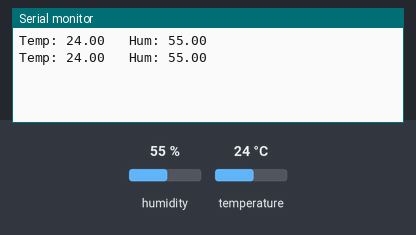
Recording of a sketch running on a simulated ESP32. Parts: the last lines printed to the serial monitor. Inputs (shaded band) come from the test bench; at power-on: humidity 55 %, temperature 24 °C.

Above: at 2.8 s.
2.9 s: humidity set to 22 %
At 5.2 s:
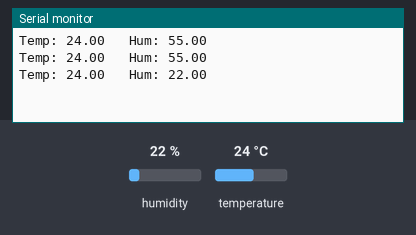
5.6 s: temperature set to 12 °C
At 7.6 s:
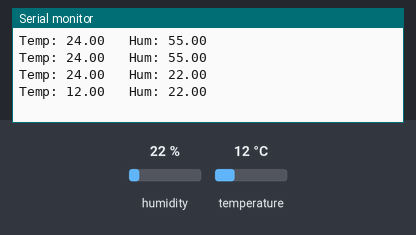
8.3 s: humidity set to 40 %
At 11.2 s:
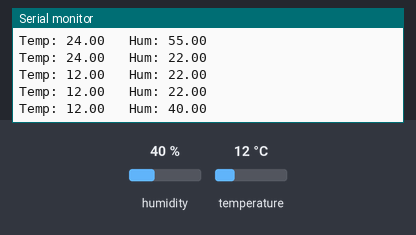
Timing chart, 0 to 12.7 s (numbered marks = the images above; inputs shaded):
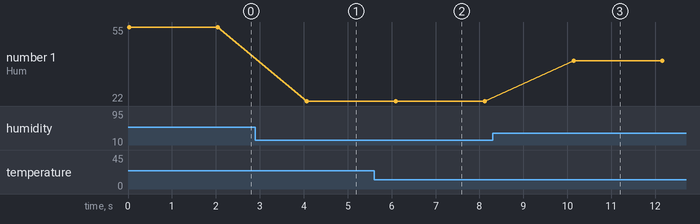

The sketch:

dht_test.ino
```cpp
#include "DHT.h";
#include <WiFi.h>;

#define DHTPIN 4
#define DHTTYPE DHT11

DHT dht(DHTPIN, DHTTYPE);

float temp;
float hum;

void setup() {
  Serial.begin(9600);
  Serial.println();

  dht.begin();

}

void loop() {
  hum = dht.readHumidity();
  temp = dht.readTemperature();

  if (isnan(temp) || isnan(hum)) {
    Serial.println(F("Error: Failed to read from DHT sensor!"));
  } else {
    Serial.printf("Temp: %.2f \tHum: %.2f\n", temp, hum);
  }

  delay(2000);
}
```

Measured:
- after the input at 2.9 s, the serial monitor: prints a new line after 1.2 s (image 1)
- after the input at 5.6 s, the serial monitor: prints a new line after 0.49 s (image 2)
- after the input at 8.3 s, the serial monitor: prints a new line after 1.8 s (image 3)
- plotted number 1: 55 → 22 after the input at 2.9 s, 22 → 40 after the input at 8.3 s
